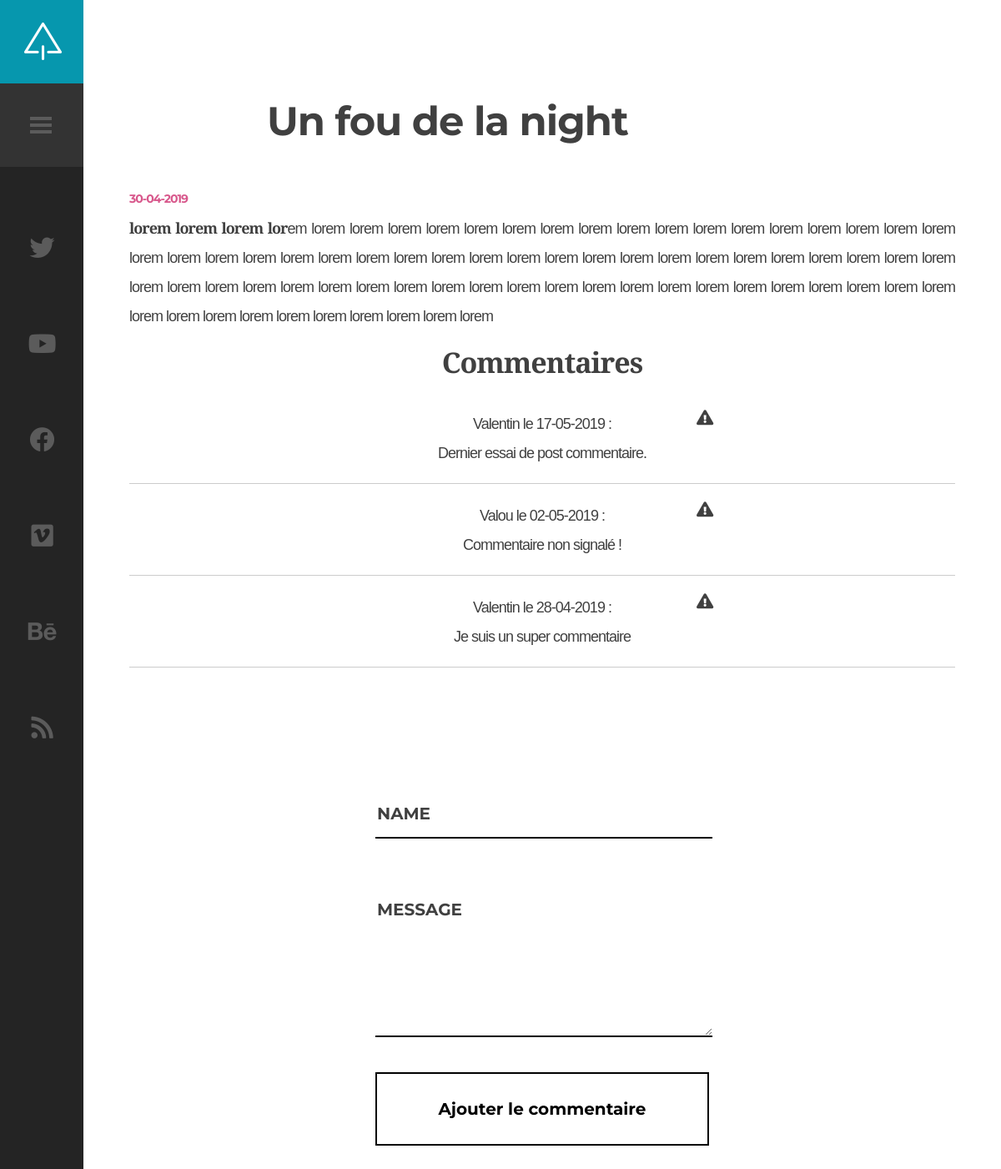
Page /index.php?id=5&action=getPost on the committed database.
### tables this page shows
CREATE TABLE `articles` (
  `id` int(11) NOT NULL,
  `title` varchar(255) NOT NULL,
  `content` text NOT NULL,
  `date_upload` datetime NOT NULL
);

CREATE TABLE `commentaires` (
  `id` int(11) NOT NULL,
  `name` varchar(255) NOT NULL,
  `message` text NOT NULL,
  `date_publish_comm` datetime NOT NULL,
  `article_referent` int(11) NOT NULL,
  `danger` tinyint(1) NOT NULL DEFAULT 0
);

### model/articles.php (called while the page is built, shortened)
<?php
class ArticlesManager extends Manager {
    function getPost($idGet)
    {
        $pdo = Manager::connectionBdd();
        $req = $pdo->prepare('SELECT * FROM articles WHERE id= :id');
        $req->execute(['id' => $idGet]);
        $post = $req->fetch();
        return $post;
    }
}

### model/comments.php (called while the page is built, shortened)
<?php
class CommentsManager extends Manager
{
    function getComments($postID) {
        $pdo = Manager::connectionBdd();
        $comments = $pdo->prepare('SELECT * FROM commentaires WHERE article_referent= :article_referent ORDER BY date_publish_comm DESC');
        $comments->execute(['article_referent' => $postID]);
        return $comments;
    }
}

### views/article.php (the view, shortened to what this page needs)
<?php
$dateUpload = date_format(new DateTime($post['date_upload']), 'd-m-Y');
?>
<div id="content" class="site-content center-relative">
    <div class="single-post-wrapper content-1070 center-relative">
        <article class="center-relative">
            <h1 class="entry-title">
                <?= $post['title']; ?>
            </h1>
            <div class="entry-date published"><?= $dateUpload; ?></div>
                <?= $post['content']; ?>
            <div class="commentaires">
                <h2>Commentaires</h2>
                <?php
                while ($comment = $comments->fetch()){
                    $dateComm = date_format(new DateTime($comment['date_publish_comm']), 'd-m-Y');
                    ?>
                    <div class="commentaire">
                        <a href="index.php?action=danger&ref=<?= $_GET['id'];?>&id=<?= $comment['id'];?>"><i class="fas fa-exclamation-triangle" id="danger"></i></a>
                        <p><?= htmlspecialchars($comment['name'])?> le <?= $dateComm; ?> : </p>
                        <p><?= htmlspecialchars($comment['message'])?></p>
                    </div>
                    <hr>
                <?php
                }
                ?>
            </div>
                <div class="commentaire">
                    <div class="contact-form">
                        <form method="post" action="index.php?id=<?= $post['id']; ?>&action=addComment ">
                            <p><input id="name" type="text" name="name" placeholder="Name"></p>
                            <p><textarea id="message" name="message" placeholder="Message"></textarea></p>
                            <p><input type="submit" value="Ajouter le commentaire"></p>
                        </form>
                    </div>
                </div>
        </article>
    </div>
</div>
<?php
require 'template_article.php'; ?>

### public/css/clear.css (style rules this page uses)
html, body, div, span, object, iframe, h1, h2, h3, h4, h5, h6, p, blockquote, pre, abbr, address, cite, code, del, dfn, em, img, ins, kbd, q, samp, small, strong, sub, sup, var, b, i, ol, ul, li, fieldset, form, label, legend, table, caption, tbody, tfoot, thead, tr, th, td, article, aside, canvas, details, figcaption, figure, footer, header, hgroup, menu, nav, section, summary, time, mark, audio, video { margin:0; padding:0; border:0; outline: none; font-size:100%; background:transparent; }
body { line-height:1; }
article,aside,details,figcaption,figure, footer,header,hgroup,menu,nav,section { display:block; }
a { margin:0; padding:0; font-size:100%; outline: none; vertical-align:baseline; background:transparent; }
hr { display:block; height:1px; border:0; border-top:1px solid #cccccc; margin:1em 0; padding:0; }
input, select { vertical-align:middle; }

### public/css/common.css (style rules this page uses)
.center-relative { margin-left: auto; margin-right: auto; }
h1,h2,h3,h4,h5,h6 { padding: 20px 0; }
h1 { font-size: 38px; line-height: 38px; }
h2 { font-size: 34px; line-height: 34px; }
.commentaire { width: 400px; margin: auto; }
.commentaires { text-align: center; padding-bottom: 80px; }

### public/css/style.css (style rules this page uses)
body { font-family: 'Libre Baskerville',sans-serif, Arial;; font-size: 18px; line-height: 35px; font-weight: 400; letter-spacing: -1px; color: #404040; background-color: #fff; }
body a { text-decoration: none; color: #404040; transition: color .2s linear, background-color .2s linear, border-color .2s linear; }
input, textarea, select { -webkit-appearance: none; }
.content-1070 { max-width: 1070px; }
.site-content { width: calc(100% - 100px); margin-left: 100px; padding-bottom: 100px; position: relative; -webkit-transition: margin 0.3s ease; -moz-transition: margin 0.3s ease; -ms-transition: margin 0.3s ease; -o-transition: margin 0.3s ease; transition: margin 0.3s ease; }
.cat-links ul li a, .entry-date.published { color: #D8588C; font-size: 14px; }
.published { font-family: 'Montserrat', sans-serif, Arial; display: inline-block; font-size: 14px; text-transform: uppercase; font-weight: 700; color: #aabdbd; }
.single-post article { margin: 0 auto; text-align: justify; }
.single-post h1.entry-title { font-family: 'Montserrat', sans-serif, Arial; margin-bottom: 30px; -ms-word-wrap: break-word; word-wrap: break-word; font-size: 48px; line-height: 50px; padding-top: 120px; text-align: left; width: 660px; max-width: 90%; margin-left: auto; margin-right: auto; }
.contact-form { max-width: 100%; margin: 0 auto; }
.contact-form input[type=text], .contact-form input[type=email], .contact-form textarea, .contact-form input[type=password] { border: 0; border-bottom: 2px solid; padding-top: 13px; padding-bottom: 13px; margin: 30px 0; height: 28px; font-size: 16px; font-family: 'Montserrat', sans-serif, Arial; width: 100%; line-height: 25px; }
.contact-form textarea { height: 150px; }
.contact-form input[type=submit] { display: inline-block; border: 2px solid; text-align: center; padding: 30px 0px; cursor: pointer; margin-bottom: 25px; vertical-align: middle; text-decoration: none; background: transparent; font-family: 'Montserrat', sans-serif, Arial; font-weight: 700; width: 100%; font-size: 20px; transition: color .2s linear, background-color .2s linear, border-color .2s linear; }
@media screen and (max-width: 1650px) { .content-1070 { width: 1070px; max-width: 90%; } }
#danger { width: 15px; position: absolute; right: 0; }
.commentaire { margin-top: 20px; position: relative; }

### public/css/smallscreen.css (style rules this page uses)
.commentaire { width: 100%; display: flex; flex-direction: column; flex-wrap: nowrap; }
.entry-title { text-align: center; }

### rows in the picture
articles: title "Un fou de la night", date_upload "30-04-2019", content "lorem lorem lorem lor em lorem lorem lorem lorem lorem lorem lorem lorem lorem lorem lorem lorem lorem lorem lorem lorem lorem lorem lorem lorem lorem lorem lorem lorem lorem lorem lorem lorem lorem lorem lorem lorem lorem lorem lorem lorem lorem lorem lorem lorem lorem lorem lorem lorem lorem lorem lorem lorem lorem lorem lorem lorem lorem lorem lorem lorem lorem lorem lorem lorem lorem lorem lorem lorem lorem lorem lorem lorem lorem lorem lorem"
commentaires: name "Valentin", date_publish_comm "17-05-2019", message "Dernier essai de post commentaire."
commentaires: name "Valou", date_publish_comm "02-05-2019", message "Commentaire non signalé !"
commentaires: name "Valentin", date_publish_comm "28-04-2019", message "Je suis un super commentaire"
